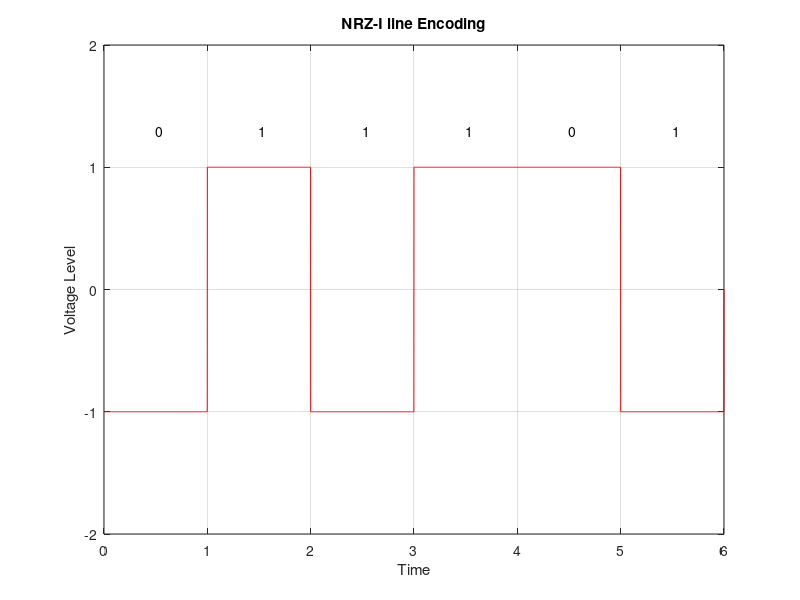

Write MATLAB code to recreate this figure.

clc
clear 
close all

% bits = input('prompt');
bits = [0 1 1 1 0 1];
bitrate = 1;
n = 1000;
T = length(bits)/bitrate;
N = n*length(bits);
dt = T/N;
t = 0:dt:T;
x = zeros(1,length(t));
lastbit = -1;
for i=1:length(bits)
  if bits(i)==1
    x((i-1)*n+1:i*n) = -lastbit;
    lastbit = -lastbit;
  else x((i-1)*n+1:i*n) = lastbit;
  end
end
plot(t, x, 'r');
axis([0 t(end) -2 2]);
grid on;
xlabel('Time')
ylabel('Voltage Level');
title('NRZ-I line Encoding')


for i=0 :length(bits)-1
    txt = num2str(bits(i+1));
    text(i+.5, 1.3, txt);
end

counter = 0;
lastbit = 1;
for i = 1:length(t)
  if t(i)>counter
    counter = counter + 1;
    if x(i)~=lastbit
      result(counter) = 1;
      lastbit = -lastbit;
    else
        result(counter) = 0;
    end
  end
end
disp('NRZ-I Decoding:');
disp(result);